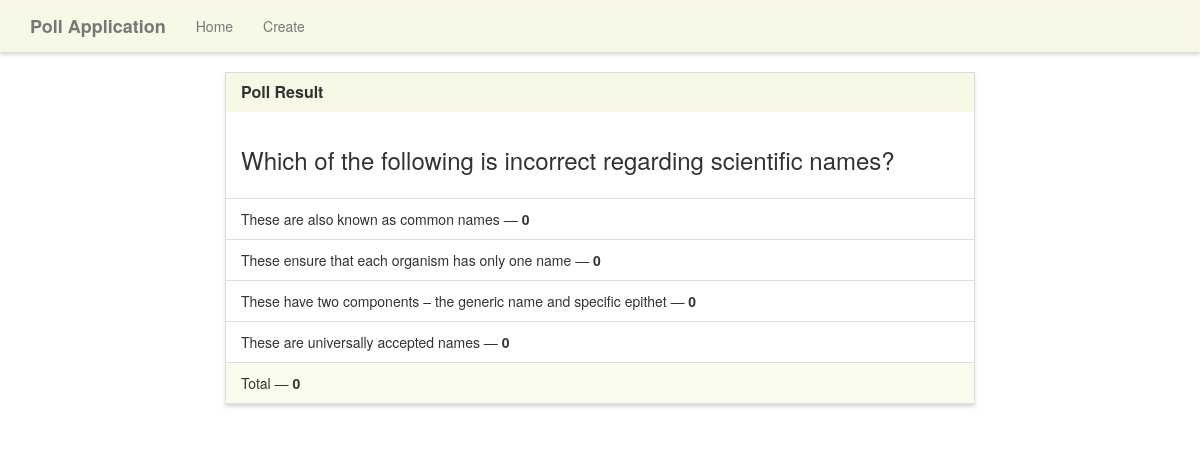
The page /results/20/ on the database its author committed.
### survey/models.py (models this page shows)
class Poll(models.Model):
	question           = models.TextField(max_length=100)
	option_one         = models.CharField(max_length=100)
	option_two         = models.CharField(max_length=100)
	option_three       = models.CharField(max_length=100)
	option_four        = models.CharField(max_length=100)
	option_one_count   = models.IntegerField(default=0)
	option_two_count   = models.IntegerField(default=0)
	option_three_count = models.IntegerField(default=0)
	option_four_count = models.IntegerField(default=0)
	def total(self):
		return self.option_one_count + self.option_two_count + self.option_three_count + self.option_four_count

### survey/views.py (the view)
# urls.py: path('results/<poll_id>/',survey_views.results,name='results'),
def results(request,poll_id):
	poll=Poll.objects.get(pk=poll_id)
	context={
	'poll':poll
	}
	return render(request,'survey/results.html',context)

### survey/templates/survey/results.html (shortened to what this page needs)
{% extends "survey/base.html" %}
{% block main %}
<div class="row">
    <div class="col-lg-8 col-lg-offset-2">
        <div class="panel panel-default">
            <div class="panel-heading">
                <h3 class="panel-title">Poll Result</h3>
            </div>
            <div class="panel-body">
                <h3>{{ poll.question }}</h3>
            </div>
            <ul class="list-group">
                <li class="list-group-item">{{ poll.option_one }} &mdash; <strong>{{ poll.option_one_count }}</strong></li>
                <li class="list-group-item">{{ poll.option_two }} &mdash; <strong>{{ poll.option_two_count }}</strong></li>
                <li class="list-group-item">{{ poll.option_three }} &mdash; <strong>{{ poll.option_three_count }}</strong></li>
                <li class="list-group-item">{{ poll.option_four }} &mdash; <strong>{{ poll.option_four_count }}</strong></li>
            </ul>
            <div class="panel-footer">
                Total &mdash; <strong>{{ poll.total }}</strong>
            </div>
        </div>
    </div>
</div>
{% endblock %}

### survey/static/style.css (style rules this page uses)
.navbar-default, .btn, .form-control, .panel { border-radius: 0; }
.panel-default > .panel-heading { color: #333; background-color: rgba(245, 245, 220, .7); border-color: rgba(245, 245, 220, .6); border-top-left-radius: 0; border-top-right-radius: 0; }
.panel-footer { background-color: rgba(245, 245, 220, .5); border-color: rgba(245, 245, 220, .4); }
.panel { box-shadow: 0px 3px 3px 0px #ddd; }
a.navbar-brand, .panel-title { font-weight: bolder; }

### rows shown on the page
Poll: question "Which of the following is incorrect regarding scientific names?", option_one "These are also known as common names", option_one_count "0", option_two "These ensure that each organism has only one name", option_two_count "0", option_three "These have two components – the generic name and specific epithet", option_three_count "0", option_four "These are universally accepted names", option_four_count "0", total "0"
